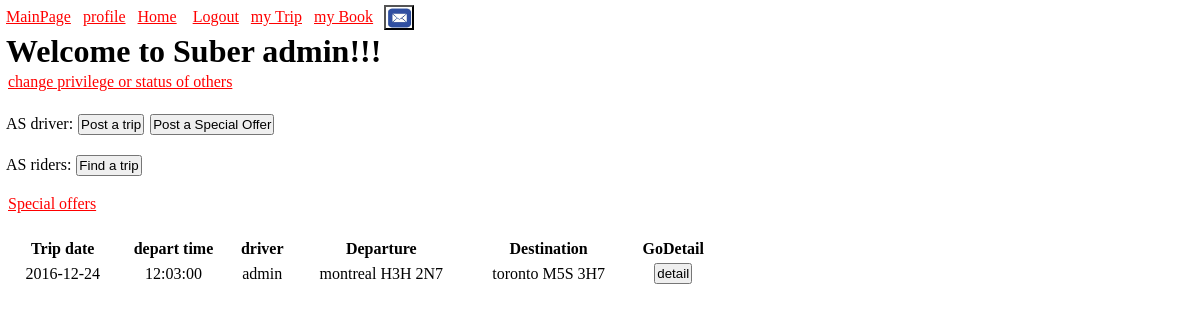
The app's page /home.php (signed in) with its own data.
### tables this page shows
CREATE TABLE `trip` (
  `ID` int(11) NOT NULL,
  `type` varchar(8) NOT NULL,
  `City_departure` varchar(10) NOT NULL,
  `Postcode_departure` varchar(8) NOT NULL,
  `City_destination` varchar(10) NOT NULL,
  `Postcode_destination` varchar(8) NOT NULL,
  `Date` date DEFAULT NULL,
  `Day` varchar(10) DEFAULT NULL,
  `depart_time` time NOT NULL,
  `Number_rider` int(11) NOT NULL DEFAULT '1',
  `Number_offer` int(11) NOT NULL DEFAULT '0',
  `detail` text NOT NULL,
  `driver` varchar(12) NOT NULL
);

### home.php (the view, shortened to what this page needs)
<?php
require_once("parameter.php");
if($_SESSION['user']['status']!='inactive')
{
	$pdo = new PDO("mysql:host=".$dbhost.";dbname=".$dbname,$dbuser,$dbpassword);
	$pdo->exec("SET NAMES 'utf8';");
	$rs = $pdo -> query("SELECT * FROM trip ORDER BY ID desc");
	$content = $rs->fetchAll();
}
?>
<html>
<head>
<link rel="stylesheet" type="text/css" href="css/suber.css">
</head>
<body>
<?php require_once("header.php"); ?>
<h1>Welcome to Suber <?= $_SESSION['user']['username'].'!!!'?> &nbsp;</h1>
	<div id="adminPrivilege">
	</div><br>
	<div class="botton_trip">
	AS driver: <input id="trip_post" type="button" value="Post a trip" /> <input id="spo_post" type="button" value="Post a Special Offer" />
	<br><br>AS riders: <input id="find_trip" type="button" value="Find a trip" />
	<br><br> <a href="listSpOffer.php">Special offers</a>
</div>
<br>
<?php if($_SESSION['user']['status']!='inactive'): ?>
	<div id="current_trip">
		<table style="width:60%">
			<tr>
			<th>Trip date</th>
			<th>depart time</th>
			<th>driver</th>
			<th>Departure</th>
			<th>Destination</th>
			<th>GoDetail</th>
			</tr>
			<?php foreach($content as $trip) { ?>
				<tr align="center">
					<?php if(!empty($trip['Date'])): ?>
						<td><?php echo $trip['Date']?></td>
					<?php else: ?>
						<td> <?php echo $trip['Day']?></td>
					<?php endif; ?>
					<td> <?php echo $trip['depart_time']?></td>
					<?php if($trip['driver']==$_SESSION['user']['username']): ?>
						<td><?php echo $trip['driver'];?></td>
					<?php else :?>
						<td><a href="javascript:;" value="<?php echo $trip['driver'];?>" ><?php echo $trip['driver'];?></a></td>
					<?php endif; ?>
					<td><?php echo $trip['City_departure']." ".$trip['Postcode_departure']?></td>
					<td><?php echo $trip['City_destination']." ".$trip['Postcode_destination']?></td>
					<td><button type="button" onclick="location.replace('detailTrip.php?id=<?php echo $trip['ID'] ?>');">detail</button></td>
			<?php } ?>
		</table>
	</div>
<?php endif; ?>
</body>
</html>

### css/suber.css (style rules this page uses)
a:link { color: red; }
* { margin: 1; padding: 1; }

### records on screen
trip: Date "2016-12-24", depart_time "12:03:00", driver "admin", City_departure "montreal", Postcode_departure "H3H 2N7", City_destination "toronto", Postcode_destination "M5S 3H7"

### other values on screen
$_SESSION['user']['username'] "admin"
